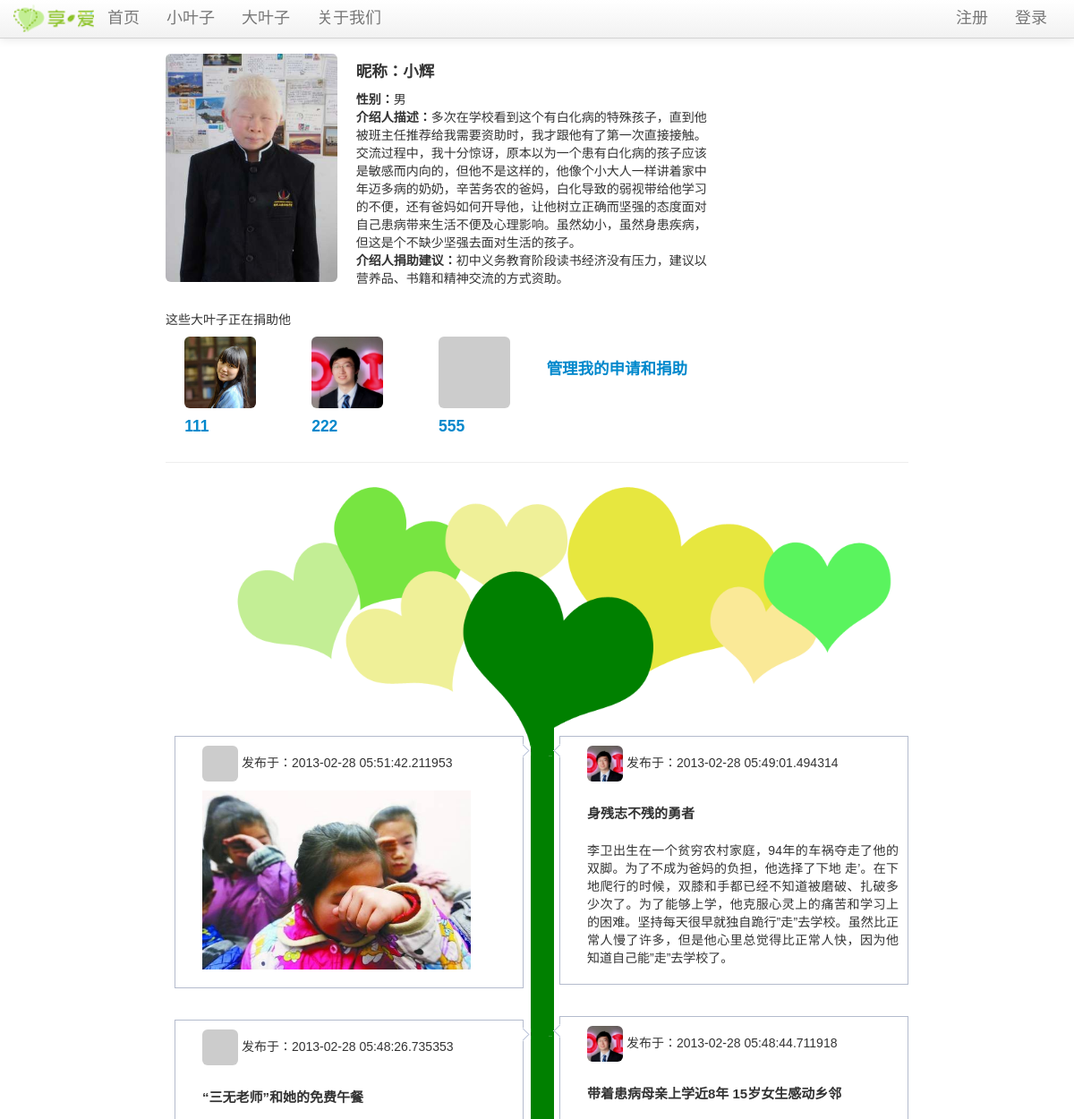
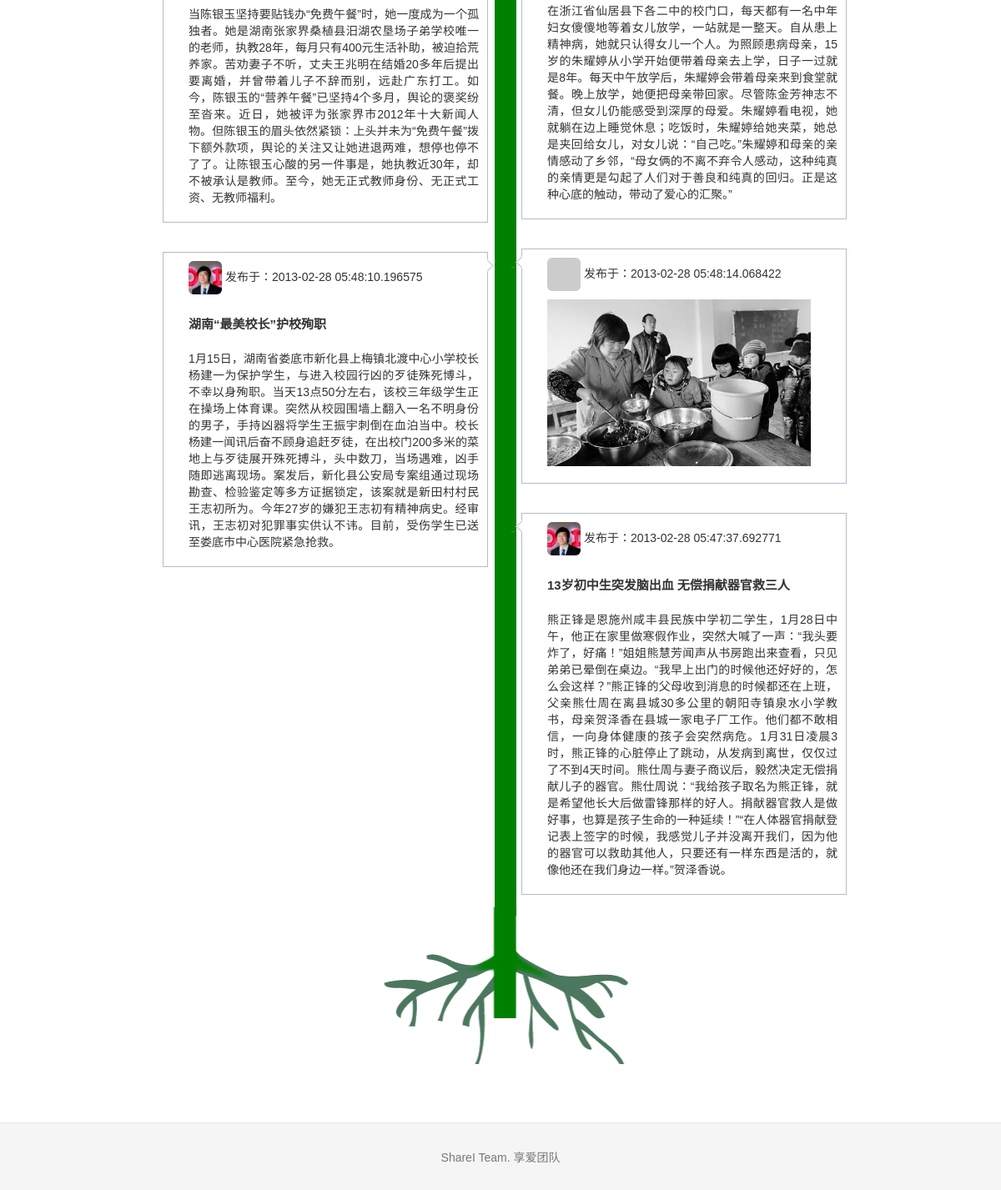
Screenshot of /littleleaf/1 with the database file from the repository (2 pictures, top to bottom).
### tables this page shows
CREATE TABLE lleaf (
	lleaf_id integer primary key autoincrement,
	avatar text,
	nickavatar text,
	lname text,
	lnickname text,
	gender text,
	nationality text,
	age text,
	grade text,
	bday text,
	constellation text,
	school text,
	homeaddress text,
	phone text,
	homeinfo text,
	linfo text,
	ginfo text,
	gadvice text,
	gname text,
	gschool text,
	gbackground text,
	ginfosource text,
	grr text,
	gweibo text,
	gkaixin text,
	status integer not null,
	createtime TIMESTAMP default (datetime('now', 'localtime'))
);

CREATE TABLE donating (
	id integer primary key autoincrement,
	bleaf_id integer,
	lleaf_id integer,
	createtime TIMESTAMP default (datetime('now', 'localtime'))
);

CREATE TABLE bleaf (avatar TEXT, bleaf_id integer PRIMARY KEY, email text, uname text, sex text, ulevel integer, password text, rrurl text, sinawburl text, qqwburl text, createtime TIMESTAMP);

CREATE TABLE blog (
	blog_id integer primary key autoincrement,
	bleaf_id integer not null,
	lleaf_id integer not null,
	title text not null,
	blogtext text not null,
	createtime TIMESTAMP default (datetime('now', 'localtime'))
);

### sharei.py (the view, shortened to what this page needs)
@app.route('/littleleaf/<lleaf_id>', methods=['GET', 'POST'])
def show_littleleaf(lleaf_id):
    littleleaf = query_db('select * from lleaf where lleaf.lleaf_id = ?', [lleaf_id], one=True)
    if littleleaf is None:
        error = 'Invalid little leaf id'
        return render_template('littleleaf.html', error=error)
    blogs = query_db('select blog.blog_id as blog_id, blog.bleaf_id as bleaf_id, blog.lleaf_id as lleaf_id, blog.title as title, \
            blog.blogtext as blogtext, bleaf.avatar as avatar, bleaf.uname as uname , blog.createtime as createtime \
            from blog join bleaf on blog.bleaf_id = bleaf.bleaf_id where blog.lleaf_id = ? order by blog.createtime desc', [lleaf_id])
    donaters = query_db('select donating.bleaf_id, bleaf.avatar, bleaf.uname from donating join bleaf on donating.bleaf_id = bleaf.bleaf_id where donating.lleaf_id = ?', [lleaf_id])
    raiser = query_db('select raising.bleaf_id as bleaf_id, bleaf.avatar as avatar, bleaf.uname as uname from raising join bleaf on raising.bleaf_id = bleaf.bleaf_id where raising.lleaf_id = ?', [lleaf_id], True)
    applyers = query_db('select applying.bleaf_id, bleaf.avatar, bleaf.uname from applying join bleaf on applying.bleaf_id = bleaf.bleaf_id where applying.lleaf_id = ?', [lleaf_id])
    return render_template('littleleaf_timeline.html', littleleaf=littleleaf, blogs=blogs, donaters=donaters, raiser=raiser, applyers=applyers)

### sharei.py (called while the page is built)
def get_db():
    top = _app_ctx_stack.top
    if not hasattr(top, 'sqlite_db'):
        top.sqlite_db = sqlite3.connect(app.config['DATABASE'])
        top.sqlite_db.row_factory = sqlite3.Row
    return top.sqlite_db

@app.teardown_appcontext
def close_database(exception):
    top = _app_ctx_stack.top
    if hasattr(top, 'sqlite_db'):
        top.sqlite_db.close()

def query_db(query, args=(), one=False):
    cur = get_db().execute(query, args)
    rv = cur.fetchall()
    return (rv[0] if rv else None) if one else rv

@app.before_request
def before_request():
    g.bleaf = None
    if 'bleaf_id' in session:
        g.bleaf = query_db('select * from bleaf where bleaf_id = ?', [session['bleaf_id']], one=True)

### templates/littleleaf_timeline.html (shortened to what this page needs)
{% extends "layout.html" %}
{% block body %}
<div class="container-fluid">
  <div class="row-fluid">
    <div class="span3">
        <img src={{ littleleaf.avatar }} style="width:200px" class="img-rounded">
    </div>
    <div class="span6" style="text-align : left;background-color:#FFFFFF; padding-left:20">
      <h4><b>昵称：</b>{{littleleaf.lnickname}}</h4>
      <p><b>性别：</b>{{littleleaf.gender}}<br>
      <b>介绍人描述：</b>{{littleleaf.ginfo}}<br>
      <b>介绍人捐助建议：</b>{{littleleaf.gadvice}}<br>
    </div>
  </div><br>
  <div class="row-fluid">
  {% if littleleaf.status == 1 %}
    <a class="btn" href="{{ url_for('raise_leaf', lleaf_id=littleleaf.lleaf_id) }}">发起捐助</a><br>
    <a href="{{ url_for('show_bigleaf', bleaf_id=session.bleaf_id) }}" target="_blank"><h4>管理我的申请和捐助</h4></a><br>
  {% elif littleleaf.status == 3 %}
    <p>这些大叶子正在捐助{% if littleleaf.gender == '男' %}他 {% else %}她{% endif %}
      {% for donater in donaters %}
        <div class="span2">
          <img src={{donater.avatar}} style="width:80px" class="img-rounded">
          <a href="{{ url_for('show_bigleaf', bleaf_id=donater.bleaf_id) }}" target="_blank"><h4>{{donater.uname}}</h4></a>
        </div>
      {% endfor %}
      <br>
    <a href="{{ url_for('show_bigleaf', bleaf_id=session.bleaf_id) }}" target="_blank"><h4>管理我的申请和捐助</h4></a><br>
  {% endif %}
</div>
  <hr>
  <div class="container-fluid">
  <img src="/static/img/treehead.png" style="margin-left:31px;margin-bottom:-60px">
  </div>
  <div id="tl_container">
    <div class="tl_timeline_container">
      <div class="tl_timeline">
      </div>
      {%if blogs %}
        {% for blog in blogs %}
        <div class="tl_item">
          <div class="tl_inner">
            {% if blog.title == "image" %}
              <p>
               <a href="{{ url_for('show_bigleaf', bleaf_id=blog.bleaf_id) }}" target="_blank">
                  <img src={{blog.avatar}} style="width:40px" class="img-rounded">
                </a>
                发布于：{{blog.createtime}}
                <div style="height:200px">
                  <img src= {{blog.blogtext }} style="height:200px">
                </div>
              </p>
            {% else %}
                <a href="{{ url_for('show_bigleaf', bleaf_id=blog.bleaf_id) }}" target="_blank">
                  <img src={{blog.avatar}} style="width:40px" class="img-rounded">
                </a>
                发布于：{{blog.createtime}}
                <h2><a href="{{ url_for('show_blog', blog_id=blog.blog_id) }}" target="_blank">{{blog.title}}</a></h2>
                <p>{{blog.blogtext}}</p>
            {% endif %}
          </div>
        </div>
        {% endfor %}
      {% endif %}
    </div>
  </div>
  <div class="container-fluid">
  <img src="/static/img/treeroot.png" style="margin-left:9px">
  </div>
</div>
{% endblock %}

### templates/layout.html (shortened to what this page needs)
<!DOCTYPE html>
<html lang="en" version="g42dymwpi--nx"><head><meta http-equiv="Content-Type" content="text/html; charset=UTF-8">
    <link href="/static/css/bootstrap.css" rel="stylesheet">
    <link href="/static/css/bootstrap-responsive.css" rel="stylesheet">
    <link href="/static/css/docs.css" rel="stylesheet">
    <link href="/static/css/prettify.css" rel="stylesheet">
  </head>
  <body data-spy="scroll" data-target=".bs-docs-sidebar" data-twttr-rendered="true" youdao="bind">
<div class="navbar transparent navbar-fixed-top">
  <div class="navbar-inner transparent">
    <div class="container">
      <div class="nav-collapse collapse">
        <ul class="nav">
            <li>
              <img src="/static/img/logo-ch.png" width="90" style="margin-top:4px">
            </li>
            <li>
              <a href="{{ url_for('home') }}"><font size="4">首页</font></a>
            </li>
            <li>
              <a href="{{ url_for('show_littleleafs') }}"><font size="4">小叶子</font></a>
            </li>
            <li>
              <a href="{{ url_for('show_bigleafs') }}"><font size="4">大叶子</font></a>
            </li>
            <li>
              <a href="{{ url_for('about') }}"><font size="4">关于我们</font></a>
            </li>
          </ul>
          <ul class="nav pull-right">
            {% if session.logged_in %}
              <li><a><font size="4">欢迎！ {{ session['bleaf_name'] }}</font></a></li>
              <li><a href="{{ url_for('logout') }}"><font size="4">注销</font></a></li>
            {% else %}
              <li><a href="{{ url_for('register') }}"><font size="4">注册</font></a></li>
              <li><a href="{{ url_for('login') }}"><font size="4">登录</font></a></li>
            {% endif %}
          </ul>
      </div>
    </div>
  </div>
</div>
<div class="container">
<div class="span9" style="margin-left:150px; margin-right:200px;">
  {% block body %}{% endblock %}
</div>
</div>
    <footer class="footer">
      <div class="container">
        <p>ShareI Team. 享爱团队</p>
      </div>
    </footer>
  </body>
</html>

### static/css/docs.css (style rules this page uses)
body { position: relative; padding-top: 40px; }
body > .navbar { font-size: 13px; }
.footer { text-align: center; padding: 30px 0; margin-top: 70px; border-top: 1px solid #e5e5e5; background-color: #f5f5f5; }
.footer p { margin-bottom: 0; color: #777; }

### templates/layout.html (style rules this page uses)
body { padding-top: 60px; font: 14px "微软雅黑", Verdana, Arial, Sans-serif; }
#tl_container { position:relative; width:860px; margin:0 auto; }
.tl_item { width:368px; margin:20px 10px 15px; padding-left:20px;float:left; background:#fff; border:1px solid #b4bbcd; text-align:justify; word-wrap:break-word; }
.tl_inner { padding:10px; }
.tl_inner h2 { margin-bottom:10px; }
.tl_inner h2 a { font-size:15px; color:#333; text-decoration:none; }
.tl_timeline_container { display:block; width:16px; height:100%; margin:0 auto;text-align:center; cursor:pointer; }
.tl_timeline { display:block; width:26px; height:100%; margin:0 auto; overflow:hidden; font-size:0; float:left; position:absolute; left:408px; top:10px; background-color:#008000; }

### rows the page displays
lleaf: avatar (picture), lnickname "小辉", gender "男", ginfo "多次在学校看到这个有白化病的特殊孩子，直到他被班主任推荐给我需要资助时，我才跟他有了第一次直接接触。交流过程中，我十分惊讶，原本以为一个患有白化病的孩子应该是敏感而内向的，但他不是这样的，他像个小大人一样讲着家中年迈多病的奶奶，辛苦务农的爸妈，白化导致的弱视带给他学习的不便，还有爸妈如何开导他，让他树立正确而坚强的态度面对自己患病带来生活不便及心理影响。虽然幼小，虽然身患疾病，但这是个不缺少坚强去面对生活的孩子。", gadvice "初中义务教育阶段读书经济没有压力，建议以营养品、书籍和精神交流的方式资助。"
donating: avatar (picture), uname "111"
donating: avatar (picture), uname "222"
donating: uname "555"
blog: createtime "2013-02-28 05:51:42.211953", blogtext (picture)
blog: avatar (picture), createtime "2013-02-28 05:49:01.494314", title "身残志不残的勇者", blogtext "李卫出生在一个贫穷农村家庭，94年的车祸夺走了他的双脚。为了不成为爸妈的负担，他选择了下地 走’。在下地爬行的时候，双膝和手都已经不知道被磨破、扎破多少次了。为了能够上学，他克服心灵上的痛苦和学习上的困难。坚持每天很早就独自跪行”走”去学校。虽然比正常人慢了许多，但是他心里总觉得比正常人快，因为他知道自己能”走”去学校了。"
blog: avatar (picture), createtime "2013-02-28 05:48:44.711918", title "带着患病母亲上学近8年 15岁女生感动乡邻", blogtext "在浙江省仙居县下各二中的校门口，每天都有一名中年妇女傻傻地等着女儿放学，一站就是一整天。自从患上精神病，她就只认得女儿一个人。为照顾患病母亲，15岁的朱耀婷从小学开始便带着母亲去上学，日子一过就是8年。每天中午放学后，朱耀婷会带着母亲来到食堂就餐。晚上放学，她便把母亲带回家。尽管陈金芳神志不清，但女儿仍能感受到深厚的母爱。朱耀婷看电视，她就躺在边上睡觉休息；吃饭时，朱耀婷给她夹菜，她总是夹回给女儿，对女儿说：“自己吃。”朱耀婷和母亲的亲情感动了乡邻，“母女俩的不离不弃令人感动，这种纯真的亲情更是勾起了人们对于善良和纯真的回归。正是这种心底的触动，带动了爱心的汇聚。”"
blog: createtime "2013-02-28 05:48:26.735353", title "“三无老师”和她的免费午餐", blogtext "当陈银玉坚持要贴钱办“免费午餐”时，她一度成为一个孤独者。她是湖南张家界桑植县汨湖农垦场子弟学校唯一的老师，执教28年，每月只有400元生活补助，被迫拾荒养家。苦劝妻子不听，丈夫王兆明在结婚20多年后提出要离婚，并曾带着儿子不辞而别，远赴广东打工。如今，陈银玉的“营养午餐”已坚持4个多月，舆论的褒奖纷至沓来。近日，她被评为张家界市2012年十大新闻人物。但陈银玉的眉头依然紧锁：上头并未为“免费午餐”拨下额外款项，舆论的关注又让她进退两难，想停也停不了了。让陈银玉心酸的另一件事是，她执教近30年，却不被承认是教师。至今，她无正式教师身份、无正式工资、无教师福利。"
blog: createtime "2013-02-28 05:48:14.068422", blogtext (picture)
blog: avatar (picture), createtime "2013-02-28 05:48:10.196575", title "湖南“最美校长”护校殉职", blogtext "1月15日，湖南省娄底市新化县上梅镇北渡中心小学校长杨建一为保护学生，与进入校园行凶的歹徒殊死博斗，不幸以身殉职。当天13点50分左右，该校三年级学生正在操场上体育课。突然从校园围墙上翻入一名不明身份的男子，手持凶器将学生王振宇刺倒在血泊当中。校长杨建一闻讯后奋不顾身追赶歹徒，在出校门200多米的菜地上与歹徒展开殊死搏斗，头中数刀，当场遇难，凶手随即逃离现场。案发后，新化县公安局专案组通过现场勘查、检验鉴定等多方证据锁定，该案就是新田村村民王志初所为。今年27岁的嫌犯王志初有精神病史。经审讯，王志初对犯罪事实供认不讳。目前，受伤学生已送至娄底市中心医院紧急抢救。"
blog: avatar (picture), createtime "2013-02-28 05:47:37.692771", title "13岁初中生突发脑出血 无偿捐献器官救三人", blogtext "熊正锋是恩施州咸丰县民族中学初二学生，1月28日中午，他正在家里做寒假作业，突然大喊了一声：“我头要炸了，好痛！”姐姐熊慧芳闻声从书房跑出来查看，只见弟弟已晕倒在桌边。“我早上出门的时候他还好好的，怎么会这样？”熊正锋的父母收到消息的时候都还在上班，父亲熊仕周在离县城30多公里的朝阳寺镇泉水小学教书，母亲贺泽香在县城一家电子厂工作。他们都不敢相信，一向身体健康的孩子会突然病危。1月31日凌晨3时，熊正锋的心脏停止了跳动，从发病到离世，仅仅过了不到4天时间。熊仕周与妻子商议后，毅然决定无偿捐献儿子的器官。熊仕周说：“我给孩子取名为熊正锋，就是希望他长大后做雷锋那样的好人。捐献器官救人是做好事，也算是孩子生命的一种延续！”“在人体器官捐献登记表上签字的时候，我感觉儿子并没离开我们，因为他的器官可以救助其他人，只要还有一样东西是活的，就像他还在我们身边一样。”贺泽香说。"
